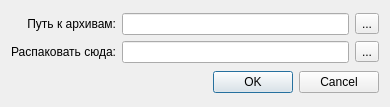
<?xml version="1.0" encoding="UTF-8"?>
<ui version="4.0">
 <class>Dialog</class>
 <widget class="QDialog" name="Dialog">
  <property name="geometry">
   <rect>
    <x>0</x>
    <y>0</y>
    <width>390</width>
    <height>107</height>
   </rect>
  </property>
  <property name="windowTitle">
   <string>Dialog</string>
  </property>
  <layout class="QVBoxLayout" name="verticalLayout">
   <item>
    <layout class="QGridLayout" name="gridLayout_2">
     <item row="0" column="0">
      <widget class="QLabel" name="label">
       <property name="layoutDirection">
        <enum>Qt::LeftToRight</enum>
       </property>
       <property name="text">
        <string>Путь к архивам:</string>
       </property>
       <property name="alignment">
        <set>Qt::AlignRight|Qt::AlignTrailing|Qt::AlignVCenter</set>
       </property>
      </widget>
     </item>
     <item row="0" column="1">
      <layout class="QHBoxLayout" name="horizontalLayout_3">
       <item>
        <widget class="QLineEdit" name="leSource"/>
       </item>
       <item>
        <widget class="QToolButton" name="tbSourceDialog">
         <property name="text">
          <string>...</string>
         </property>
        </widget>
       </item>
      </layout>
     </item>
     <item row="1" column="0">
      <widget class="QLabel" name="label_2">
       <property name="text">
        <string>Распаковать сюда:</string>
       </property>
       <property name="alignment">
        <set>Qt::AlignRight|Qt::AlignTrailing|Qt::AlignVCenter</set>
       </property>
      </widget>
     </item>
     <item row="1" column="1">
      <layout class="QHBoxLayout" name="horizontalLayout_2">
       <item>
        <widget class="QLineEdit" name="leDest"/>
       </item>
       <item>
        <widget class="QToolButton" name="tbDestDialog">
         <property name="text">
          <string>...</string>
         </property>
        </widget>
       </item>
      </layout>
     </item>
    </layout>
   </item>
   <item>
    <layout class="QHBoxLayout" name="horizontalLayout">
     <property name="sizeConstraint">
      <enum>QLayout::SetMinimumSize</enum>
     </property>
     <item>
      <spacer name="horizontalSpacer">
       <property name="orientation">
        <enum>Qt::Horizontal</enum>
       </property>
       <property name="sizeHint" stdset="0">
        <size>
         <width>40</width>
         <height>20</height>
        </size>
       </property>
      </spacer>
     </item>
     <item>
      <widget class="QDialogButtonBox" name="buttonBox">
       <property name="standardButtons">
        <set>QDialogButtonBox::Cancel|QDialogButtonBox::Ok</set>
       </property>
      </widget>
     </item>
    </layout>
   </item>
  </layout>
 </widget>
 <resources/>
 <connections/>
</ui>
